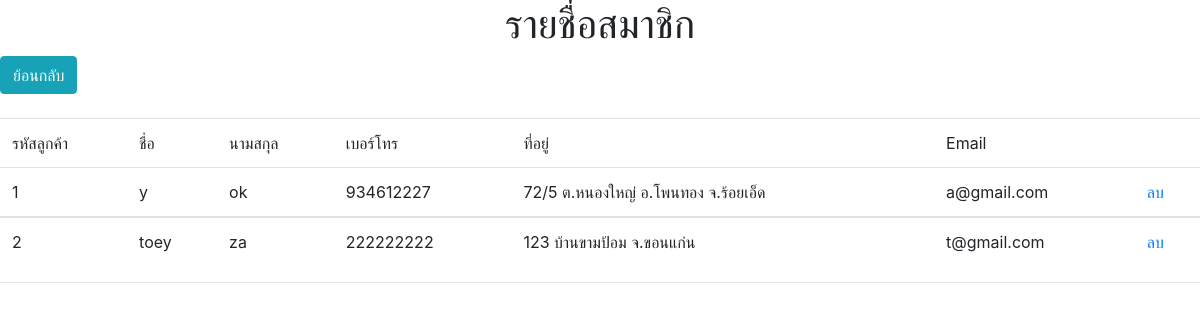
Page /showmember.php on the committed database.
### tables this page shows
CREATE TABLE `member` (
  `pass` int(10) NOT NULL,
  `Id_m` int(5) NOT NULL,
  `fname` varchar(100) NOT NULL,
  `lname` varchar(100) NOT NULL,
  `tel` int(10) NOT NULL,
  `address` varchar(200) NOT NULL,
  `email` varchar(200) NOT NULL
);

### showmember.php (the view, shortened to what this page needs)
<!doctype html>
<html>
<head>
<link rel="stylesheet" href="https://stackpath.bootstrapcdn.com/bootstrap/4.1.3/css/bootstrap.min.css">
</head>
<body>
    <blockquote>
<h1 align="center">รายชื่อสมาชิก</h1>
			<a href="a.php"><button type="button" class="btn btn-info"><div class="b">ย้อนกลับ</div></button></a>
        <br>
        <br>
    <table class="table">
  <thead class="thead-dark">
  <tr>
    <td scope="col">รหัสลูกค้า</td>
    <td scope="col">ชื่อ</td>
    <td scope="col">นามสกุล</td>
    <td scope="col">เบอร์โทร</td>
    <td scope="col">ที่อยู่</td>
    <td scope="col">Email</td>
    <td scope="col">&nbsp;</td>
  </tr>
  </thead>
  <?php
	include("connectdb.php");
	$sql = "SELECT * FROM `member`";
	$rs = mysqli_query($conn, $sql) ;
	while ($data = mysqli_fetch_array($rs, MYSQLI_BOTH)) {
?>
<tbody>
  <tr scope="row">
    <td><?=$data['Id_m'];?></td>
    <td><?=$data['fname'];?></td>
    <td><?=$data['lname'];?></td>
    <td><?=$data['tel'];?> </td>
    <td><?=$data['address'];?></td>
    <td><?=$data['email'];?></td>
    <td>
        <a href="file:///C|/Users/hp/Desktop/del_member.php?a=<?=$data['Id_m'];?>">ลบ</a></td>
  </tr>
  <?php  }  ?>
</table>
        <hr>
</body>
</html>

### rows in the picture
member: Id_m "1", fname "y", lname "ok", tel "934612227", address "72/5 ต.หนองใหญ่ อ.โพนทอง จ.ร้อยเอ็ด", email "a@gmail.com"
member: Id_m "2", fname "toey", lname "za", tel "222222222", address "123 บ้านขามป้อม จ.ขอนแก่น", email "t@gmail.com"
